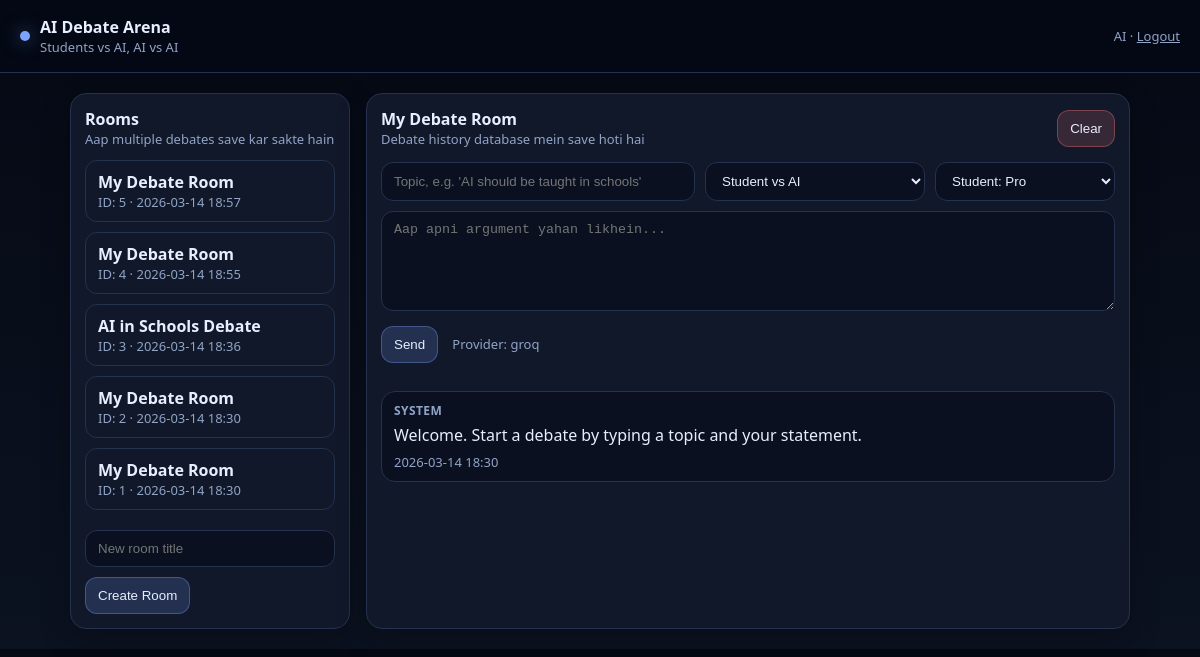
The page /r/1/ (signed in) on the database its author committed.
### debate/models.py (models this page shows, shortened)
class DebateRoom(models.Model):
    owner = models.ForeignKey(settings.AUTH_USER_MODEL, on_delete=models.CASCADE, related_name="debate_rooms")
    title = models.CharField(max_length=120, default="My Debate Room")
    created_at = models.DateTimeField(auto_now_add=True)

class DebateMessage(models.Model):
    ROLE_CHOICES = [
        ("student", "Student"),
        ("pro", "Pro Agent"),
        ("con", "Con Agent"),
        ("judge", "Judge Agent"),
        ("system", "System"),
    ]
    room = models.ForeignKey(DebateRoom, on_delete=models.CASCADE, related_name="messages")
    role = models.CharField(max_length=20, choices=ROLE_CHOICES)
    content = models.TextField()
    created_at = models.DateTimeField(auto_now_add=True)
    class Meta:
        ordering = ["created_at"]

### debate/views.py (the view, shortened to what this page needs)
# urls.py: path("r/<int:room_id>/", views.room, name="room"),
@login_required
def room(request, room_id):
    room = get_object_or_404(DebateRoom, id=room_id, owner=request.user)
    rooms = DebateRoom.objects.filter(owner=request.user).order_by("-created_at")
    return render(request, "debate/arena.html", {"room": room, "rooms": rooms,
                                                 "ai_provider": getattr(settings, "AI_PROVIDER","groq"),
                                                 "groq_model": getattr(settings, "GROQ_MODEL","openai/gpt-oss-20b"),
                                                 "openai_model": getattr(settings,"OPENAI_MODEL","gpt-5"),})

### debate/templates/debate/arena.html (shortened to what this page needs)
{% extends "base.html" %}
{% block content %}
<div class="grid">
  <div class="card">
    <div style="display:flex;justify-content:space-between;align-items:center;gap:10px">
      <div>
        <div style="font-weight:800">Rooms</div>
        <div class="muted">Aap multiple debates save kar sakte hain</div>
      </div>
    </div>
    <div style="height:12px"></div>
    {% for r in rooms %}
      <a class="roomlink" href="{% url 'room' r.id %}">
        <div style="font-weight:700">{{ r.title }}</div>
        <div class="muted">ID: {{ r.id }} · {{ r.created_at|date:"Y-m-d H:i" }}</div>
      </a>
    {% empty %}
      <div class="muted">No rooms yet.</div>
    {% endfor %}
    <div style="height:10px"></div>
    <form method="post">
      <input class="inp" name="title" placeholder="New room title">
      <div style="height:10px"></div>
      <button class="btn primary" type="submit">Create Room</button>
    </form>
  </div>
  <div class="card">
    <div style="display:flex;justify-content:space-between;align-items:center;gap:10px">
      <div>
        <div style="font-weight:800">{{ room.title }}</div>
        <div class="muted">Debate history database mein save hoti hai</div>
      </div>
      <form method="post" action="{% url 'clear_room' room.id %}" style="margin:0">{% csrf_token %}<button class="btn danger" type="submit">Clear</button></form>
    </div>
    <div style="height:14px"></div>
    <form method="post">
      <div style="display:grid;grid-template-columns:1fr 220px 180px;gap:10px">
        <input class="inp" name="topic" placeholder="Topic, e.g. 'AI should be taught in schools'" required>
        <select class="sel" name="mode">
          <option value="student_vs_ai">Student vs AI</option>
        </select>
        <select class="sel" name="student_side">
          <option value="pro">Student: Pro</option>
        </select>
      </div>
      <div style="height:10px"></div>
      <textarea class="ta" name="text" placeholder="Aap apni argument yahan likhein..." required></textarea>
      <div style="height:10px"></div>
      <button class="btn primary" type="submit">Send</button>
      <span class="muted" style="margin-left:10px">Provider: {{ ai_provider }}</span>
    </form>
    <div style="height:18px"></div>
    {% for m in room.messages.all %}
      <div class="msg">
        <div class="role">{{ m.get_role_display }}</div>
        <div class="content">{{ m.content }}</div>
        <div class="muted" style="margin-top:6px">{{ m.created_at|date:"Y-m-d H:i" }}</div>
      </div>
    {% endfor %}
  </div>
</div>
{% endblock %}

### debate/templates/base.html (shortened to what this page needs)
<!doctype html>
<html lang="en">
<head>
</head>
<body>
  <div class="top">
    <div class="brand">
      <div class="dot"></div>
      <div>
        <div style="font-weight:800">AI Debate Arena</div>
        <div class="muted">Students vs AI, AI vs AI</div>
      </div>
    </div>
    <div class="muted">
      {% if user.is_authenticated %}
        {{ user.username }} ·
        <form class="inline-form" method="post" action="{% url 'logout' %}">
          <button class="link-btn" type="submit">Logout</button>
        </form>
      {% endif %}
    </div>
  </div>
  <div class="wrap">
    {% block content %}{% endblock %}
  </div>
</body>
</html>

### debate/templates/base.html (style rules this page uses)
:root { --bg:#0b1220;--card:#121a2b;--muted:#91a4c7;--text:#e7eeff;--line:#24314f;--accent:#7aa2ff;--danger:#ff7a7a }
* { box-sizing:border-box }
body { margin:0;font-family:ui-sans-serif,system-ui,-apple-system,Segoe UI,Roboto,Arial;background:linear-gradient(180deg,#050914,#0b1220);color:var(--text) }
a { color:inherit;text-decoration:none }
.top { display:flex;align-items:center;justify-content:space-between;padding:16px 20px;border-bottom:1px solid var(--line);position:sticky;top:0;background:rgba(5,9,20,.85);backdrop-filter:blur(10px) }
.brand { display:flex;gap:10px;align-items:center }
.dot { width:10px;height:10px;border-radius:999px;background:var(--accent);box-shadow:0 0 18px rgba(122,162,255,.6) }
.wrap { max-width:1100px;margin:0 auto;padding:20px }
.grid { display:grid;grid-template-columns:280px 1fr;gap:16px }
.card { background:rgba(18,26,43,.92);border:1px solid var(--line);border-radius:16px;padding:14px;box-shadow:0 10px 30px rgba(0,0,0,.25) }
.muted { color:var(--muted);font-size:13px }
.btn { border:1px solid var(--line);background:transparent;color:var(--text);padding:10px 12px;border-radius:12px;cursor:pointer }
.btn.primary { background:rgba(122,162,255,.18);border-color:rgba(122,162,255,.35) }
.btn.danger { background:rgba(255,122,122,.16);border-color:rgba(255,122,122,.35) }
.inp, .sel, .ta { width:100%;background:#0a1020;color:var(--text);border:1px solid var(--line);border-radius:12px;padding:10px 12px }
.ta { min-height:100px;resize:vertical }
.msg { padding:10px 12px;border:1px solid var(--line);border-radius:14px;background:#0a1020;margin:10px 0 }
.msg .role { font-weight:700;font-size:12px;letter-spacing:.4px;text-transform:uppercase;color:var(--muted) }
.msg .content { white-space:pre-wrap;margin-top:6px;line-height:1.35 }
.roomlink { display:block;padding:10px 12px;border-radius:12px;border:1px solid var(--line);margin-bottom:10px }
.inline-form { display:inline }
.link-btn { background:none;border:0;padding:0;color:inherit;cursor:pointer;font:inherit;text-decoration:underline }

### rows shown on the page
DebateRoom: title "My Debate Room", id "5", created_at "2026-03-14 18:57"
DebateRoom: title "My Debate Room", id "4", created_at "2026-03-14 18:55"
DebateRoom: title "AI in Schools Debate", id "3", created_at "2026-03-14 18:36"
DebateRoom: title "My Debate Room", id "2", created_at "2026-03-14 18:30"
DebateRoom: title "My Debate Room", id "1", created_at "2026-03-14 18:30"
DebateMessage: role "SYSTEM", content "Welcome. Start a debate by typing a topic and your statement.", created_at "2026-03-14 18:30"

### other values the page prints
{{ user.username }} "AI"
{{ ai_provider }} "groq"
